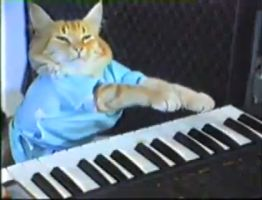
#> input picture Activity 5/Images/Keyboard_cat.jpg, 262 x 200 px, found by its file name
$ jupyter execute --allow-errors Activity_5_Line_and_Circle_Detection_Cuadra.ipynb
#> lines starting #> are read from the running program, lines starting #| are printed output that depends on the picture; after the words box and inside, x2 and y2 are one past the last pixel; in counts of white or black regions, pixels touching at a corner belong together
Technological Institute of the Philippines | Quezon City - Computer Engineering
--- | ---
Course Code: | CPE 313
Code Title: | Advanced Machine Learning and Deep Learning - Computer Vision (Crash Course)
2nd Semester | AY 2024-2025
<hr> | <hr>
<u>**ACTIVITY NO. 5**</u> | <u>**Line and Circle Detection**</u>
**Name** | Cuadra, Audrick Zander
**Section** | CPE32S3
**Date Performed**: | February 21, 2025
**Date Submitted**: | February 21, 2025
**Instructor**: | Engr. Roman M. Richard

<hr>

## 1. Objectives

This activity aims to introduce students to openCV's APIs for Hough Transform.

## 2. Intended Learning Outcomes (ILOs)
After this activity, the students should be able to:
* Utilize openCV for circle and line detection.
* Analyze the use of hough Line and Circle function for finding objects in an image.

## 3. Procedures and Outputs

Detecting edges and contours are not only common and important tasks, they also constitute the basis for other complex operations. Lines and shape detection go hand in hand with edge and contour detection, so let's examine how OpenCV implements these.

### Line Detection

The theory behind lines and shape detection has its foundation in a technique called the Hough transform, invented by Richard Duda and Peter Hart, who extended (generalized) the work done by Paul Hough in the early 1960s.

Let's take a look at OpenCV's API for the Hough transforms.

[cell 1]
# Image source: https://en.wikipedia.org/wiki/Keyboard_Cat

from google.colab.patches import cv2_imshow
import cv2
import numpy as np

img = cv2.imread('/content/Keyboard_cat.jpg')
#> img is the input picture: shape (200, 262, 3); mean B, G, R 120.1, 109.5, 95.4
gray = cv2.cvtColor(img,cv2.COLOR_BGR2GRAY)
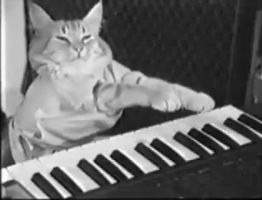
#> gray: shape (200, 262); min 0, max 255, mean 106.5
edges = cv2.Canny(gray,50,120)
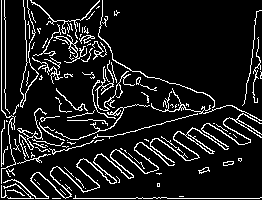
#> edges: shape (200, 262); 11% white in thin lines or dots
minLineLength = 20
maxLineGap = 5
lines = cv2.HoughLinesP(edges,1,np.pi/180,100,minLineLength,
        maxLineGap)
#> lines = [[73, 198, 135, 198], [1, 166, 1, 131], [1, 110, 1, 0], [167, 198, 259, 198], [217, 108, 222, 107], [146, 127, 151, 126], [95, 141, 100, 140], [78, 146, 83, 145], [5, 196, 5, 190]]
for x1,y1,x2,y2 in lines[0]:
  cv2.line(img,(x1,y1),(x2,y2),(0,255,0),2)
#> this loop made 1 pass
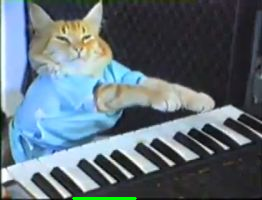
#> img: shape (200, 262, 3); 0.36% of pixels changed, all inside (x1, y1, x2, y2) = (72, 197, 137, 200)

cv2_imshow(edges)
cv2_imshow(img)
